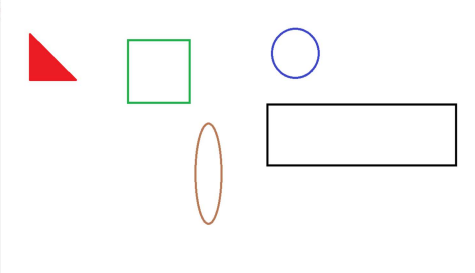
#> input picture lab3_image.png, 475 x 273 px
$ python lab3.py
#> lines starting #> are read from the running program, lines starting #| are printed output that depends on the picture; after the words box and inside, x2 and y2 are one past the last pixel; in counts of white or black regions, pixels touching at a corner belong together
import cv2
import imutils
import os

file_name = os.path.join(os.path.dirname(__file__), 'lab3_image.png')
assert os.path.exists(file_name)
image = cv2.imread(file_name)
#> image is the input picture: shape (273, 475, 3); mean B, G, R 249.2, 249.4, 250.9
cv2.imshow("Image", image)
cv2.rectangle(image, (525, 200), (625, 300), (0, 0, 0), thickness=cv2.FILLED)
gray = cv2.cvtColor(image, cv2.COLOR_BGR2GRAY)
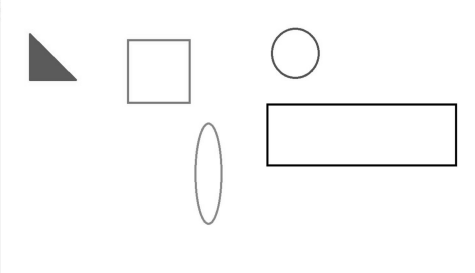
#> gray: shape (273, 475); min 0, max 255, mean 249.8
thresh = cv2.threshold(gray, 225, 255, cv2.THRESH_BINARY_INV)[1]
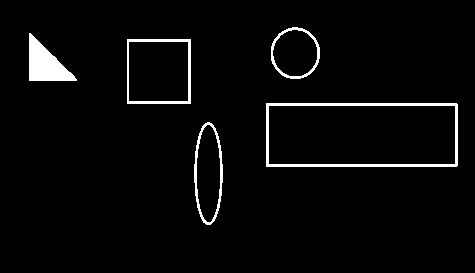
#> thresh: shape (273, 475); 3.4% white; 5 white regions
cnts = cv2.findContours(thresh.copy(), cv2.RETR_EXTERNAL, cv2.CHAIN_APPROX_SIMPLE)
#> cnts = 5 contours; box (x1, y1, x2, y2) and area: (266, 103, 458, 167) 12032, (127, 39, 191, 104) 4032, (194, 122, 223, 225) 2234, (271, 27, 320, 79) 1946, (29, 33, 77, 81) 1158
cnts = imutils.grab_contours(cnts)
output = image.copy()
for c in cnts:
    cv2.drawContours(output, [c], -1, (144, 144, 144), 3)
    text = "{} figures".format(len(cnts))
#> this loop made 5 passes
#> c on pass 3: [[127, 39], [127, 103], [190, 103], [190, 39]]
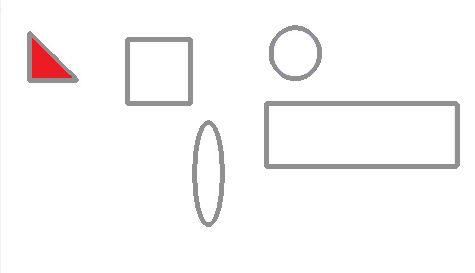
#> output: shape (273, 475, 3); 4.82% of pixels changed, all inside (x1, y1, x2, y2) = (27, 25, 460, 227)
cv2.circle(output, (25, 625), 5, (0, 0, 0), -1)
cv2.putText(output, "1042 Vasily Andreevich Levashov", (10, 25), cv2.FONT_ITALIC, 0.7, (0, 0, 255), 2)
cv2.putText(output, text, (10, 50), cv2.FONT_ITALIC, 0.7, (255, 0, 0), 2)
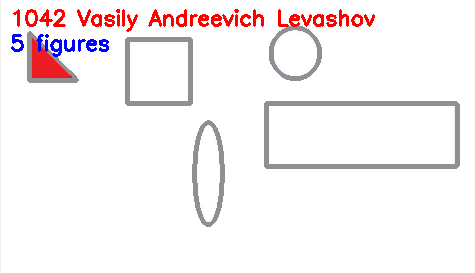
#> output: shape (273, 475, 3); mean B, G, R 243.5, 242.1, 248.1
cv2.imshow("Contours", output)
print("1042 Vasily Andreevich Levashov")
print(text)
#| 5 figures
cv2.waitKey(0)

$ run again, with lab4_image.png copied over lab3_image.png
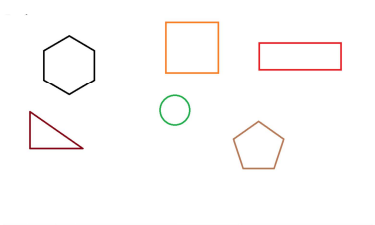
#> input picture lab4_image.png, 375 x 225 px
#> image is the input picture: shape (225, 375, 3); mean B, G, R 250.7, 251.3, 252.8
#> `thresh = cv2.threshold(gray, 225, 255, cv2.THRESH_BINARY_INV)[1]`:
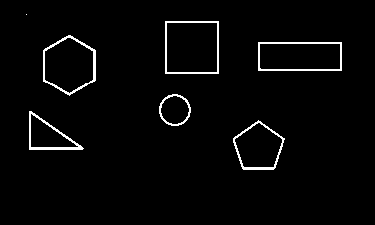
#> thresh: shape (225, 375); 2.6% white in thin lines or dots, all inside (x1, y1, x2, y2) = (26, 14, 342, 170)
#> cnts = 7 contours, 1 with area under 20; largest, box (x1, y1, x2, y2) and area: (165, 21, 219, 74) 2756, (43, 35, 96, 96) 2344, (258, 42, 342, 71) 2324, (233, 120, 285, 170) 1750, (29, 111, 84, 150) 1094, (159, 94, 191, 126) 755
#> the loop `for c in cnts:` made 7 passes
#> c on passes 4, 6, 7: [[258, 42], [258, 70], [341, 70], [341, 42]], [[165, 21], [165, 73], [218, 73], [218, 21]], [[26, 14]]
#> `cv2.putText(output, text, (10, 50), cv2.FONT_ITALIC, 0.7, (255, 0, 0),..`:
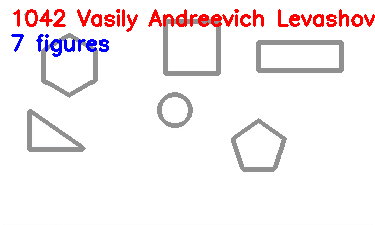
#> output: shape (225, 375, 3); mean B, G, R 241.7, 239.7, 247
#| 7 figures

$ run again, with lab5_image.png copied over lab3_image.png
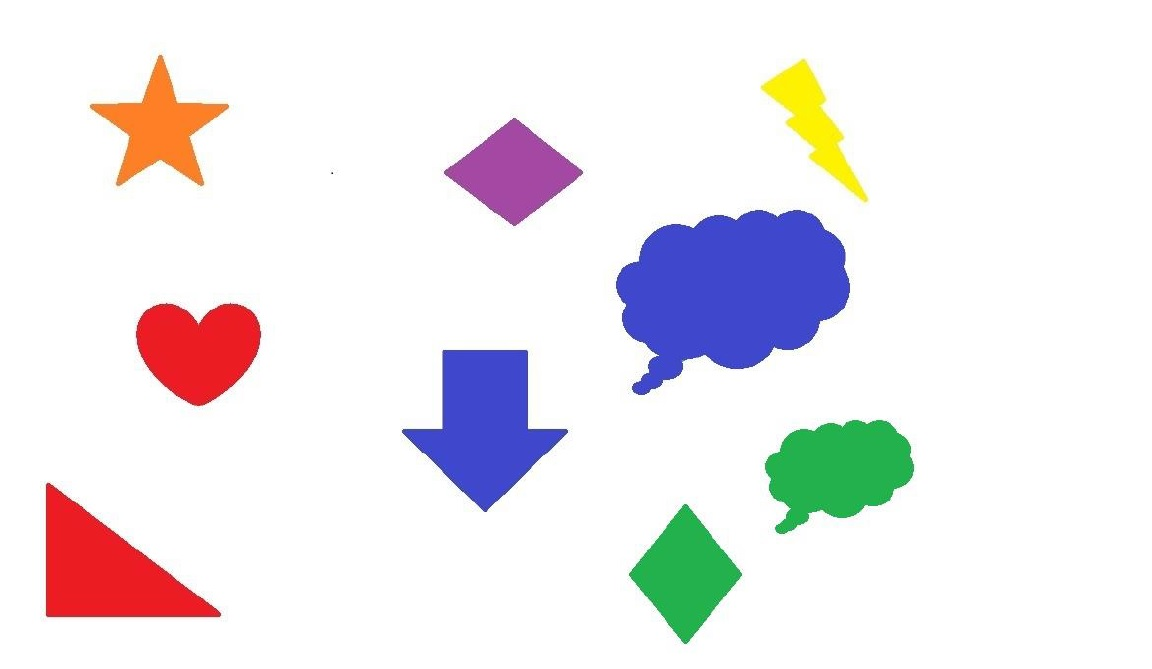
#> input picture lab5_image.png, 1152 x 669 px
#> image is the input picture: shape (669, 1152, 3); mean B, G, R 236.6, 233.1, 236.7
#> image: shape (669, 1152, 3); 1.32% of pixels changed, all inside (x1, y1, x2, y2) = (525, 200, 626, 301)
#> `thresh = cv2.threshold(gray, 225, 255, cv2.THRESH_BINARY_INV)[1]`:
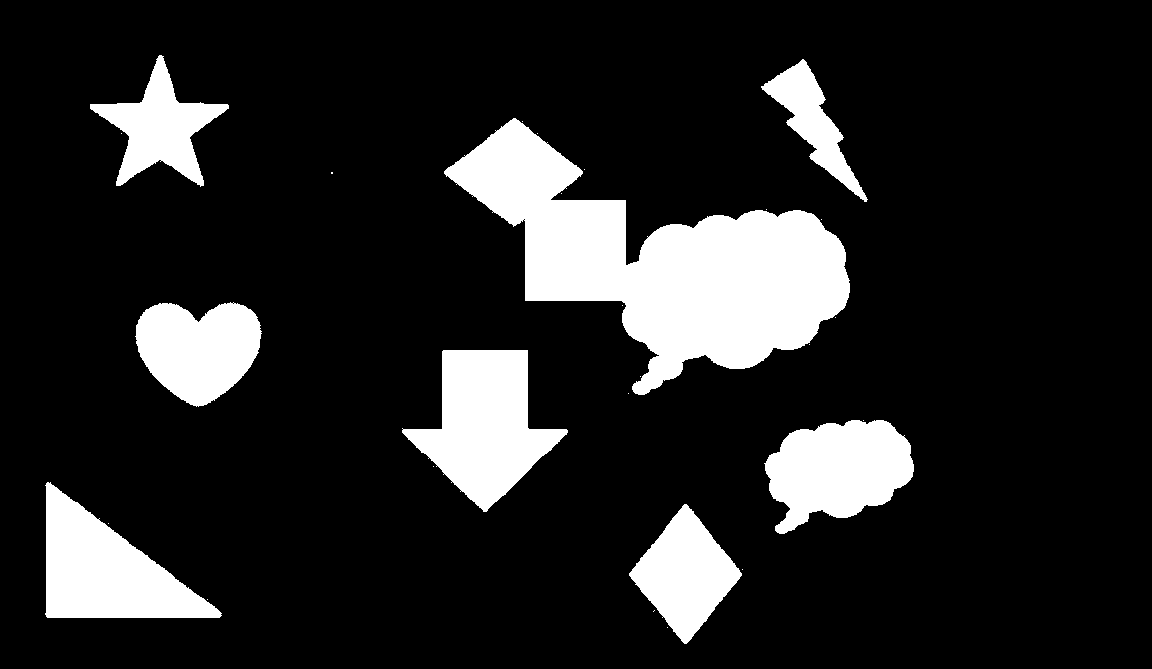
#> thresh: shape (669, 1152); 14.9% white; 28 white regions (20 under 20 px)
#> cnts = 28 contours, 20 with area under 20; largest, box (x1, y1, x2, y2) and area: (444, 118, 850, 395) 46209, (402, 350, 568, 512) 13818, (45, 482, 222, 618) 12392, (764, 420, 914, 534) 11310, (135, 302, 262, 407) 9365, (629, 504, 742, 644) 8020, (90, 55, 229, 187) 6892, (761, 59, 868, 202) 4380
#> the loop `for c in cnts:` made 28 passes
#> c on passes 1, 2, 3, 4, 5, 8, 9, 11: [[667, 627]], [[654, 610], [653, 611]], [[207, 599]], [[742, 569]], [[108, 523]], [[433, 466]], [[863, 420]], [[628, 393]]
#> `cv2.putText(output, text, (10, 50), cv2.FONT_ITALIC, 0.7, (255, 0, 0),..`:
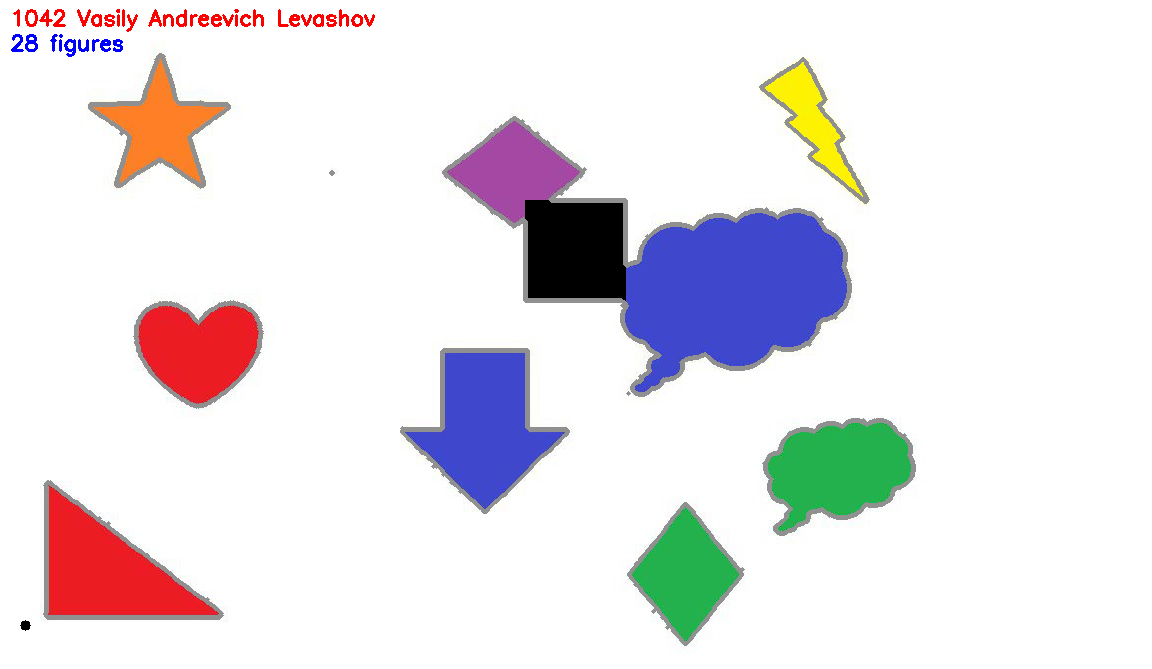
#> output: shape (669, 1152, 3); mean B, G, R 232, 228.1, 232.2
#| 28 figures
